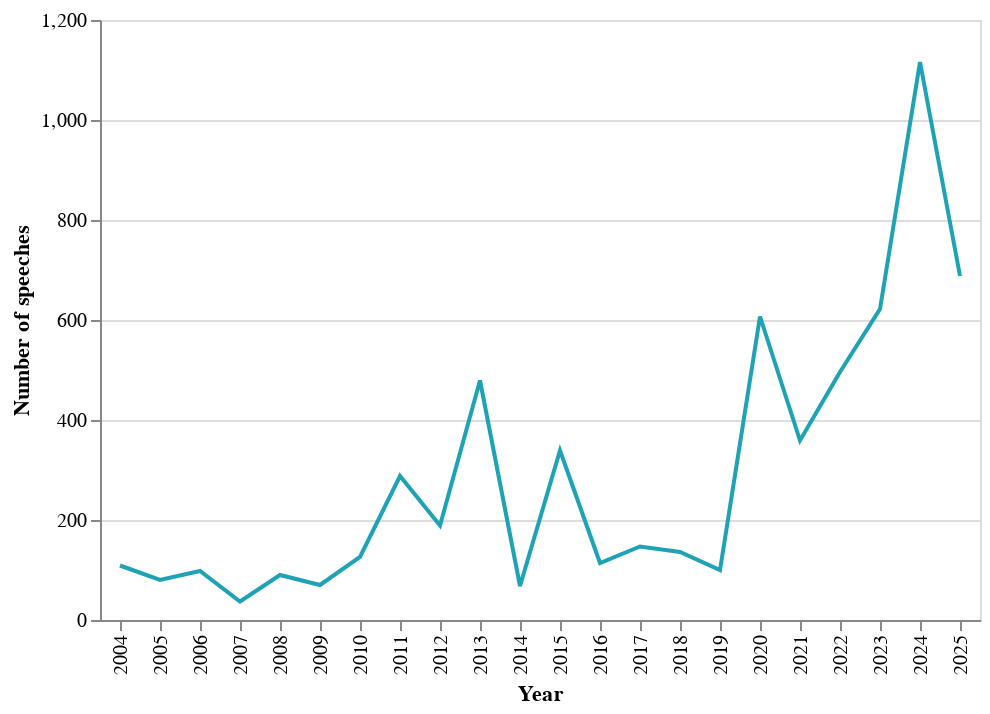

The notebook cell this image was saved under:
### Code cell
# Renaming columns for chart
col_names = {"År":"Year", "AntalUdtalelser":"Number of speeches"}
chart_data_en = chart_data.rename(columns=col_names)

# Creating a chart in English
chart = alt.Chart(chart_data_en, width="container").mark_line(color=my_custom_palette[0]).encode(
    x='Year:O',
    y='Number of speeches:Q',
    tooltip=["Year:O", "Number of speeches:Q"]
)
chart.save(".charts/figure_03_en.html")
chart

### Figure 1 — Vega-Lite specification as saved in the notebook (floating-point values rounded to 4 significant figures)
{"config": {"view": {"continuousWidth": 300, "continuousHeight": 300}}, "data": {"name": "data-9acb65191e69b2e2cd6d5f50c4f95c6d"}, "mark": {"type": "line", "color": "#1ea2b5"}, "encoding": {"tooltip": [{"field": "Year", "type": "ordinal"}, {"field": "Number of speeches", "type": "quantitative"}], "x": {"field": "Year", "type": "ordinal"}, "y": {"field": "Number of speeches", "type": "quantitative"}}, "width": "container", "$schema": "https://vega.github.io/schema/vega-lite/v5.16.3.json", "datasets": {"data-9acb65191e69b2e2cd6d5f50c4f95c6d": [{"Year": 2004, "Number of speeches": 109}, {"Year": 2005, "Number of speeches": 80}, {"Year": 2006, "Number of speeches": 98}, {"Year": 2007, "Number of speeches": 37}, {"Year": 2008, "Number of speeches": 90}, {"Year": 2009, "Number of speeches": 70}, {"Year": 2010, "Number of speeches": 126}, {"Year": 2011, "Number of speeches": 288}, {"Year": 2012, "Number of speeches": 189}, {"Year": 2013, "Number of speeches": 479}, {"Year": 2014, "Number of speeches": 68}, {"Year": 2015, "Number of speeches": 339}, {"Year": 2016, "Number of speeches": 114}, {"Year": 2017, "Number of speeches": 147}, {"Year": 2018, "Number of speeches": 136}, {"Year": 2019, "Number of speeches": 100}, {"Year": 2020, "Number of speeches": 607}, {"Year": 2021, "Number of speeches": 359}, {"Year": 2022, "Number of speeches": 496}, {"Year": 2023, "Number of speeches": 622}, {"Year": 2024, "Number of speeches": 1116}, {"Year": 2025, "Number of speeches": 688}]}}
